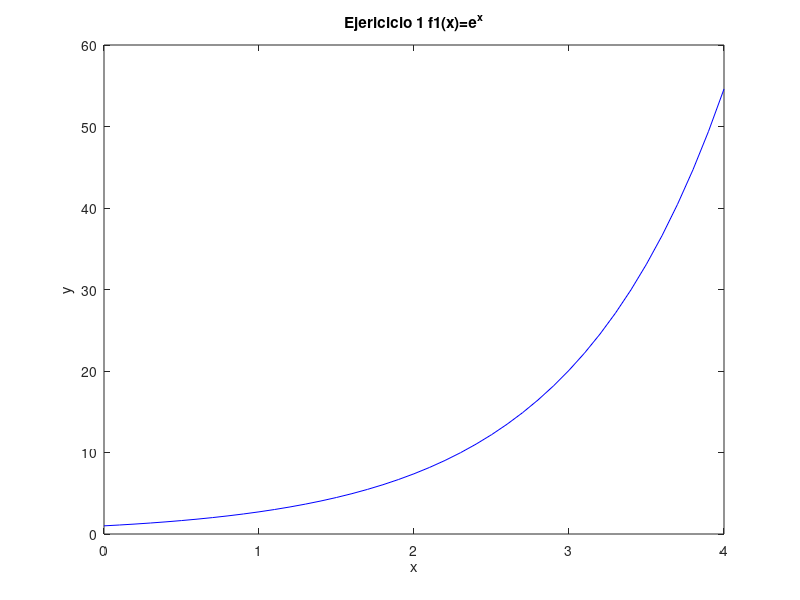

Reproduce this figure in MATLAB.
% Octave Script
% Title			      :1.5 Teorema de Existencia
% Description	    :Script para graficar el ejericio 1 de la actividad 1.5
% Author		      :Luis Gerardo Cardozo Carranza (Gerard_CRS) luiscardozo161002@gmail.com
% Date			      :20210504
% sion		        :1
% Usage		      	:octave> /path/Teorema_de_Existencia_Actividad_1.5_Luis Gerardo Cardozo Carranza_3202
% Notes		      	:Requiere aplicacion octave usar en consola preferentemente.

%Actividad_Ejercicio 1 f(x)=e^x,[0,4]
% Si se graficá su comportamiento es exponencial
%Limpiar variables.
clear
%Dominio de la funcion.
x=0:0.1:4;;
%Valor de la funcion.
y=(e.^x);
%Genera la grafica 
plot(x,y,'b');
%Asigna un nombre a la grafica 
title("Ejericicio 1 f1(x)=e^x");
%Etiqueta para x
xlabel("x");
%Etiqueta para y
ylabel("y");
